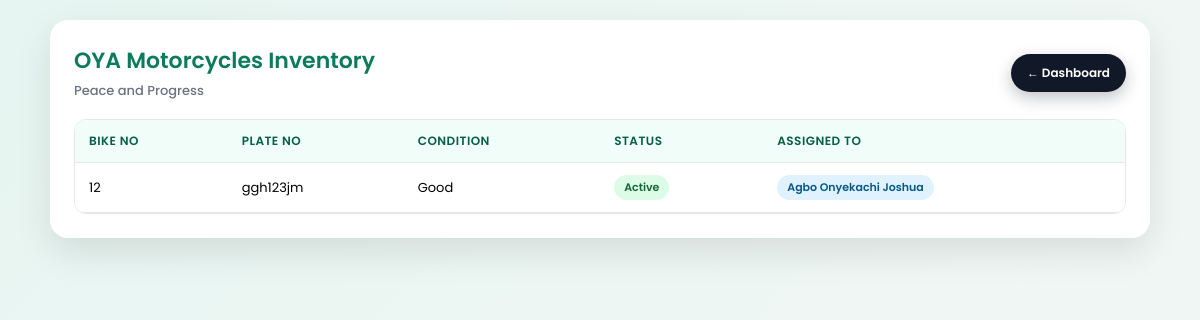
The page /motorcycles/ (signed in) on the database its author committed.
### taskforce/models.py (models this page shows, shortened)
class Motorcycle(models.Model):
    bike_number = models.CharField(max_length=50)
    plate_number = models.CharField(max_length=50)
    condition = models.CharField(max_length=100)
    assigned_to = models.ForeignKey(TaskForce, on_delete=models.SET_NULL, null=True, blank=True)
    status = models.CharField(max_length=50)

class TaskForce(models.Model):
    member = models.ForeignKey(Member, on_delete=models.CASCADE)
    role_in_taskforce = models.CharField(max_length=100)
    phone_number = models.CharField(max_length=20)
    status = models.CharField(max_length=50)

### accounts/models.py (models this page shows, shortened)
class Member(models.Model):
    ROLE_CHOICES = [
        ('admin', 'Admin'),
        ('executive', 'Executive'),
        ('floor', 'Floor Member'),
    ]
    STATUS_CHOICES = [
        ('active', 'Active'),
        ('inactive', 'Inactive'),
        ('suspended', 'Suspended'),
    ]
    serial_number = models.CharField(max_length=20, unique=True)
    full_name = models.CharField(max_length=200)
    phone_number = models.CharField(max_length=20)
    gender = models.CharField(max_length=10)
    age = models.PositiveIntegerField()
    role = models.CharField(max_length=20, choices=ROLE_CHOICES)
    executive_position = models.CharField(max_length=100, null=True, blank=True)
    status = models.CharField(max_length=20, choices=STATUS_CHOICES)
    year_joined = models.PositiveIntegerField()
    password = models.CharField(max_length=128)  # hashed later
    created_at = models.DateTimeField(auto_now_add=True)

### accounts/decorators.py (the view)
    def wrapper(request, *args, **kwargs):
        if not request.session.get('member_id'):
            return redirect('login')
        return view_func(request, *args, **kwargs)

### taskforce/views.py (called while the page is built)
@login_required
def motorcycles_list(request):
    bikes = Motorcycle.objects.select_related('assigned_to__member').all()
    return render(request, 'taskforce/motorcycles_list.html', {'bikes': bikes})

### taskforce/templates/taskforce/motorcycles_list.html (shortened to what this page needs)
<!DOCTYPE html>
<html lang="en">
<head>
</head>
<body>
  <div class="container">
    <div class="header">
      <div class="title">
        <h2>OYA Motorcycles Inventory</h2>
        <p>Peace and Progress</p>
      </div>
      <div class="actions">
        <a href="{% url 'dashboard' %}" class="btn secondary">← Dashboard</a>
      </div>
    </div>
    <div class="table-wrap">
      <table>
        <thead>
          <tr>
            <th>Bike No</th>
            <th>Plate No</th>
            <th>Condition</th>
            <th>Status</th>
            <th>Assigned To</th>
          </tr>
        </thead>
        <tbody>
          {% for bike in bikes %}
          <tr>
            <td>{{ bike.bike_number }}</td>
            <td>{{ bike.plate_number }}</td>
            <td>{{ bike.condition|title }}</td>
            <td>
              <span class="status {% if bike.status == 'active' %}active{% else %}inactive{% endif %}">
                {{ bike.status|title }}
              </span>
            </td>
            <td>
              {% if bike.assigned_to %}
                <span class="status assigned">{{ bike.assigned_to.member.full_name }}</span>
              {% else %}
                <span class="status unassigned">Not Assigned</span>
              {% endif %}
            </td>
          </tr>
          {% empty %}
          <tr>
            <td colspan="5" class="empty">No motorcycles added yet.</td>
          </tr>
          {% endfor %}
        </tbody>
      </table>
    </div>
  </div>
</body>
</html>

### taskforce/templates/taskforce/motorcycles_list.html (style rules this page uses)
* { box-sizing: border-box; }
body { margin: 0; min-height: 100vh; font-family: 'Poppins', sans-serif; background: linear-gradient(135deg, #e6f5f1, #f5f7f6); padding: 20px; }
.container { max-width: 1100px; margin: auto; background: #ffffff; border-radius: 18px; padding: 24px; box-shadow: 0 14px 36px rgba(0, 0, 0, 0.1); }
.header { display: flex; justify-content: space-between; align-items: center; flex-wrap: wrap; gap: 12px; margin-bottom: 18px; }
.title h2 { margin: 0; font-size: 22px; font-weight: 600; color: #0a7c5b; }
.title p { margin: 4px 0 0; font-size: 13px; color: #6b7280; font-weight: 500; }
.actions { display: flex; gap: 10px; flex-wrap: wrap; }
.btn { padding: 10px 16px; background: linear-gradient(135deg, #0a7c5b, #0fb38a); color: white; text-decoration: none; border-radius: 999px; font-weight: 600; font-size: 12px; display: inline-flex; align-items: center; gap: 6px; box-shadow: 0 6px 16px rgba(10, 124, 91, 0.25); transition: 0.15s ease; }
.btn.secondary { background: #111827; box-shadow: 0 6px 16px rgba(17, 24, 39, 0.25); }
.table-wrap { overflow-x: auto; border-radius: 12px; border: 1px solid #e5e7eb; margin-top: 12px; }
table { width: 100%; border-collapse: collapse; min-width: 700px; background: #fff; }
thead { background: #f0fdf9; }
th, td { padding: 12px 14px; text-align: left; font-size: 13px; border-bottom: 1px solid #e5e7eb; white-space: nowrap; }
th { color: #065f46; font-weight: 600; font-size: 12px; text-transform: uppercase; letter-spacing: 0.04em; }
.status { padding: 4px 10px; border-radius: 999px; font-size: 11px; font-weight: 600; display: inline-block; }
.status.active { background: #dcfce7; color: #166534; }
.status.assigned { background: #e0f2fe; color: #075985; }

### rows shown on the page
Motorcycle: bike_number "12", plate_number "ggh123jm", condition "Good", status "Active", assigned_to.member.full_name "Agbo Onyekachi Joshua"
